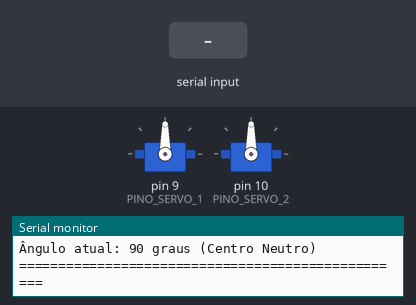
Simulated run of this sketch. Board: Arduino Nano, built with avr-gcc and run on an emulated ATmega328P. Parts: 2 × servo, the last lines printed to the serial monitor. The inputs (shaded band) are chosen by the test bench.

Above: at 1.2 s.
1.3 s: "s\n" received over Serial
At 1.75 s:
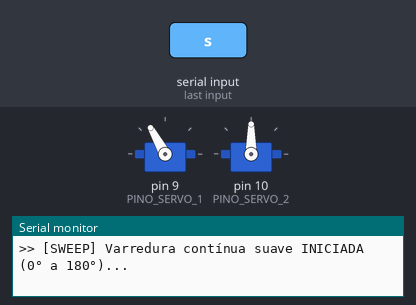
4.3 s: "max\n" received over Serial
5.8 s: "min\n" received over Serial
At 6.3 s:
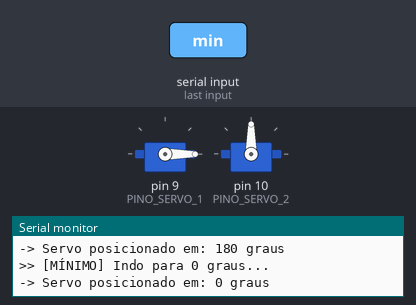
7.3 s: "s\n" received over Serial
At 7.76 s:
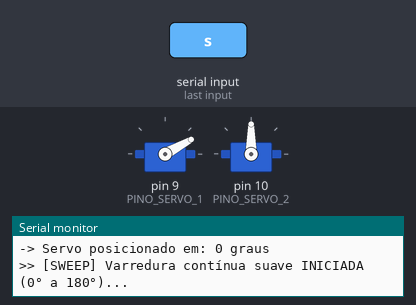
10.3 s: "2\n" received over Serial
At 10.47 s:
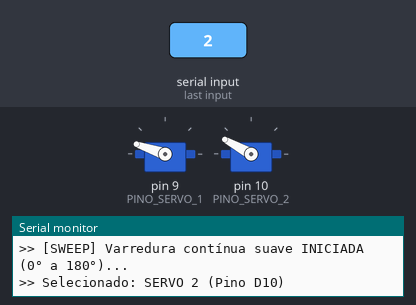
13.3 s: "b\n" received over Serial
Timing chart, 0 to 19.3 s (numbered marks = the images above; inputs shaded):
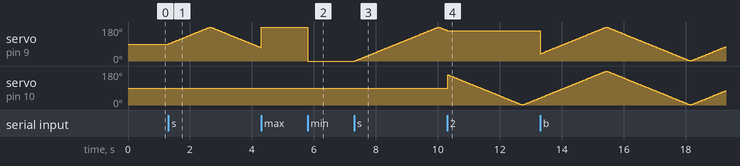

Measured:
- after the input at 1.3 s, servo on pin 9 (PINO_SERVO_1): rises from 90° to 179° in 1.3 s, then falls to 71° in 1.7 s
- after the input at 5.8 s, servo on pin 9 (PINO_SERVO_1): 180° → 0° at once
- after the input at 7.3 s, servo on pin 9 (PINO_SERVO_1): rises from 0° to 179° in 2.7 s, then falls to 161° in 0.30 s
- after the input at 10.3 s, servo on pin 9 (PINO_SERVO_1): stops changing and stays 161°

The sketch:

teste_servo_sg90.ino
```cpp
/*
 * ============================================================================
 * TESTE DE SERVO MOTOR SG90 - ALINHAMENTO E ENCAIXE DE IMPRESSÃO 3D
 * ============================================================================
 * Projeto: Rover / Drone Terrestre
 * Microcontrolador: Arduino Nano V3 (ou Arduino Uno)
 *
 * ESQUEMA DE LIGAÇÃO (Padrão Micro Servo 9g SG90):
 * ------------------------------------------------
 * Cor do Fio | Função      | Conectar no Arduino Nano
 * -----------|-------------|-------------------------
 * Marrom     | GND         | GND
 * Vermelho   | VCC (5V)    | 5V (para teste sem carga / 1-2 servos)
 * Laranja    | Sinal (PWM) | D9  (Servo 1 - Pan / Eixo Principal)
 * (Opcional) | Sinal (PWM) | D10 (Servo 2 - Tilt / Eixo Secundário)
 *
 * INSTRUÇÕES PARA ENCAIXE NA PEÇA 3D:
 * 1. Conecte o servo no Arduino (sem o braço/cruzeta parafusado ainda).
 * 2. Carregue este código no Arduino Nano.
 * 3. O servo irá automaticamente para 90° (posição neutra/central).
 * 4. COM O SERVO LIGADO EM 90°, encaixe a cruzeta/braço plástico na posição
 *    central/reta alinhada com a sua peça impressa em 3D.
 * 5. Abra o Monitor Serial (115200 bps) para testar os limites mecânicos (0° a 180°)
 *    e garantir que a impressão 3D não está raspando ou travando o servo.
 * ============================================================================
 */

#include <Servo.h>

Servo servo1; // Servo 1 (Pino D9 - Pan)
Servo servo2; // Servo 2 (Pino D10 - Tilt)

const int PINO_SERVO_1 = 9;
const int PINO_SERVO_2 = 10;

int servoSelecionado = 1; // 1 = Servo 1, 2 = Servo 2, 3 = Ambos
int anguloAtual = 90;
bool modoSweep = false;
int direcaoSweep = 1;
unsigned long ultimoPassoSweep = 0;
const int VELOCIDADE_SWEEP_MS = 15; // Intervalo em ms entre cada grau na varredura

void imprimirMenu() {
  Serial.println(F("\n=================================================="));
  Serial.println(F("🤖 TESTE DE SERVO SG90 - CALIBRAÇÃO IMPRESSÃO 3D"));
  Serial.println(F("=================================================="));
  Serial.println(F("COMANDOS DISPONÍVEIS:"));
  Serial.println(F("  [0 a 180] : Move para o ângulo desejado (ex: 90, 45, 180)"));
  Serial.println(F("  'c'       : Centralizar em 90 graus (NEUTRO PARA ENCAIXE)"));
  Serial.println(F("  'min'     : Ir para batente mínimo (0 graus)"));
  Serial.println(F("  'max'     : Ir para batente máximo (180 graus)"));
  Serial.println(F("  's'       : Iniciar / Parar varredura suave contínua (Sweep)"));
  Serial.println(F("  '1'       : Controlar apenas Servo 1 (Pino D9)"));
  Serial.println(F("  '2'       : Controlar apenas Servo 2 (Pino D10)"));
  Serial.println(F("  'b'       : Controlar AMBOS os servos simultaneamente"));
  Serial.println(F("--------------------------------------------------"));
  Serial.print(F("Alvo atual: "));
  if (servoSelecionado == 1) Serial.println(F("Servo 1 (D9)"));
  else if (servoSelecionado == 2) Serial.println(F("Servo 2 (D10)"));
  else Serial.println(F("Ambos (D9 e D10)"));
  Serial.print(F("Ângulo atual: "));
  Serial.print(anguloAtual);
  Serial.println(F(" graus (Centro Neutro)"));
  Serial.println(F("==================================================\n"));
}

void moverServo(int angulo) {
  angulo = constrain(angulo, 0, 180);
  anguloAtual = angulo;

  if (servoSelecionado == 1 || servoSelecionado == 3) {
    servo1.write(angulo);
  }
  if (servoSelecionado == 2 || servoSelecionado == 3) {
    servo2.write(angulo);
  }

  Serial.print(F("-> Servo posicionado em: "));
  Serial.print(angulo);
  Serial.println(F(" graus"));
}

void setup() {
  Serial.begin(115200);
  while (!Serial && millis() < 3000); // Aguarda serial estabilizar

  servo1.attach(PINO_SERVO_1);
  servo2.attach(PINO_SERVO_2);

  // Posiciona em 90° imediatamente ao iniciar (Posição Neutra)
  servo1.write(90);
  servo2.write(90);
  anguloAtual = 90;

  imprimirMenu();
}

void loop() {
  // Leitura de comandos via Monitor Serial
  if (Serial.available() > 0) {
    String entrada = Serial.readStringUntil('\n');
    entrada.trim();

    if (entrada.length() > 0) {
      if (entrada.equalsIgnoreCase("c")) {
        modoSweep = false;
        Serial.println(F(">> [CENTRO] Alinhando em 90 graus para encaixe mecânico..."));
        moverServo(90);
      }
      else if (entrada.equalsIgnoreCase("min")) {
        modoSweep = false;
        Serial.println(F(">> [MÍNIMO] Indo para 0 graus..."));
        moverServo(0);
      }
      else if (entrada.equalsIgnoreCase("max")) {
        modoSweep = false;
        Serial.println(F(">> [MÁXIMO] Indo para 180 graus..."));
        moverServo(180);
      }
      else if (entrada.equalsIgnoreCase("s")) {
        modoSweep = !modoSweep;
        if (modoSweep) {
          Serial.println(F(">> [SWEEP] Varredura contínua suave INICIADA (0° a 180°)..."));
        } else {
          Serial.println(F(">> [SWEEP] Varredura PAUSADA."));
        }
      }
      else if (entrada.equals("1")) {
        servoSelecionado = 1;
        Serial.println(F(">> Selecionado: SERVO 1 (Pino D9)"));
      }
      else if (entrada.equals("2")) {
        servoSelecionado = 2;
        Serial.println(F(">> Selecionado: SERVO 2 (Pino D10)"));
      }
      else if (entrada.equalsIgnoreCase("b")) {
        servoSelecionado = 3;
        Serial.println(F(">> Selecionado: AMBOS OS SERVOS (D9 e D10)"));
      }
      else {
        // Verifica se é um número (graus)
        bool ehNumero = true;
        for (unsigned int i = 0; i < entrada.length(); i++) {
          if (!isDigit(entrada.charAt(i))) {
            ehNumero = false;
            break;
          }
        }

        if (ehNumero) {
          modoSweep = false;
          int anguloDesejado = entrada.toInt();
          if (anguloDesejado >= 0 && anguloDesejado <= 180) {
            moverServo(anguloDesejado);
          } else {
            Serial.println(F("⚠️ Ângulo inválido! Digite um valor entre 0 e 180."));
          }
        } else {
          Serial.print(F("⚠️ Comando não reconhecido: '"));
          Serial.print(entrada);
          Serial.println(F("'. Digite 'c', 's', 'min', 'max' ou um número (0-180)."));
        }
      }
    }
  }

  // Execução do Sweep suave (quando ativado)
  if (modoSweep) {
    if (millis() - ultimoPassoSweep >= VELOCIDADE_SWEEP_MS) {
      ultimoPassoSweep = millis();
      anguloAtual += direcaoSweep;

      if (anguloAtual >= 180) {
        anguloAtual = 180;
        direcaoSweep = -1;
      } else if (anguloAtual <= 0) {
        anguloAtual = 0;
        direcaoSweep = 1;
      }

      if (servoSelecionado == 1 || servoSelecionado == 3) {
        servo1.write(anguloAtual);
      }
      if (servoSelecionado == 2 || servoSelecionado == 3) {
        servo2.write(anguloAtual);
      }
    }
  }
}
```
